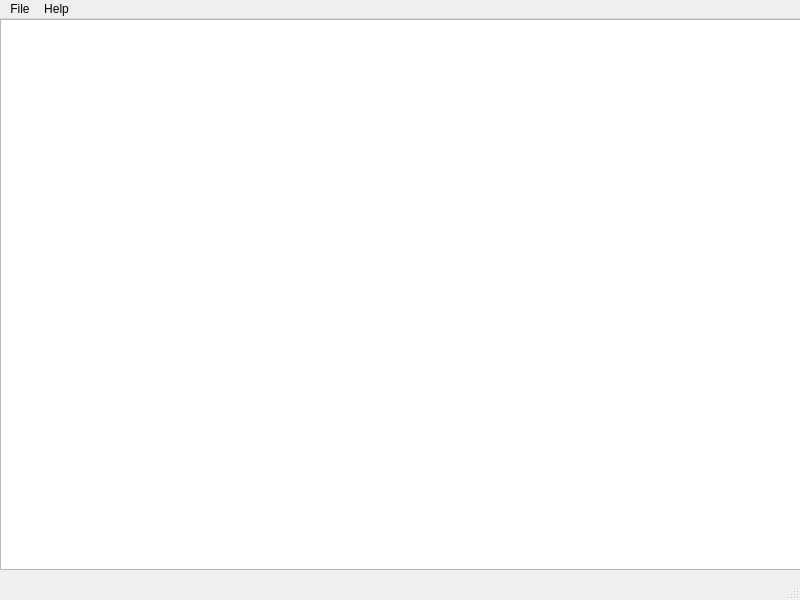
<?xml version="1.0" encoding="UTF-8"?>
<ui version="4.0">
 <class>MainWindow</class>
 <widget class="QMainWindow" name="MainWindow">
  <property name="geometry">
   <rect>
    <x>0</x>
    <y>0</y>
    <width>800</width>
    <height>600</height>
   </rect>
  </property>
  <property name="windowTitle">
   <string>MainWindow</string>
  </property>
  <widget class="QWidget" name="centralwidget">
   <widget class="QTextEdit" name="textEdit">
    <property name="geometry">
     <rect>
      <x>0</x>
      <y>0</y>
      <width>801</width>
      <height>551</height>
     </rect>
    </property>
    <property name="font">
     <font>
      <family>Consolas</family>
      <pointsize>12</pointsize>
     </font>
    </property>
   </widget>
  </widget>
  <widget class="QMenuBar" name="menubar">
   <property name="geometry">
    <rect>
     <x>0</x>
     <y>0</y>
     <width>800</width>
     <height>20</height>
    </rect>
   </property>
   <widget class="QMenu" name="menu">
    <property name="title">
     <string>File</string>
    </property>
    <addaction name="actionNew"/>
    <addaction name="actionSave"/>
    <addaction name="separator"/>
    <addaction name="actionOpen_File"/>
    <addaction name="separator"/>
    <addaction name="actionDebug_Ouput"/>
   </widget>
   <widget class="QMenu" name="menuHelp">
    <property name="title">
     <string>Help</string>
    </property>
    <addaction name="actionAbout"/>
   </widget>
   <addaction name="menu"/>
   <addaction name="menuHelp"/>
  </widget>
  <widget class="QStatusBar" name="statusbar"/>
  <action name="actionNew">
   <property name="text">
    <string>New</string>
   </property>
  </action>
  <action name="actionSave">
   <property name="text">
    <string>Save</string>
   </property>
  </action>
  <action name="actionOpen_File">
   <property name="text">
    <string>Open File...</string>
   </property>
  </action>
  <action name="actionAbout">
   <property name="text">
    <string>About</string>
   </property>
  </action>
  <action name="actionDebug_Ouput">
   <property name="text">
    <string>Debug Ouput</string>
   </property>
  </action>
 </widget>
 <resources/>
 <connections/>
</ui>
